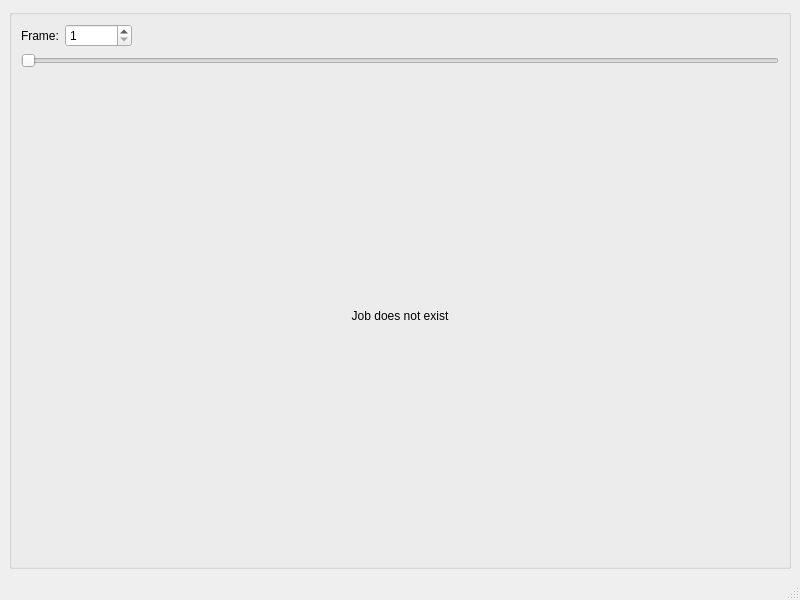
<?xml version="1.0" encoding="UTF-8"?>
<ui version="4.0">
 <class>MainWindow</class>
 <widget class="QMainWindow" name="MainWindow">
  <property name="geometry">
   <rect>
    <x>0</x>
    <y>0</y>
    <width>800</width>
    <height>600</height>
   </rect>
  </property>
  <property name="windowTitle">
   <string>MainWindow</string>
  </property>
  <widget class="QWidget" name="centralwidget">
   <layout class="QGridLayout" name="gridLayout">
    <item row="0" column="0">
     <widget class="QGroupBox" name="groupBox">
      <property name="enabled">
       <bool>true</bool>
      </property>
      <property name="sizePolicy">
       <sizepolicy hsizetype="Preferred" vsizetype="Preferred">
        <horstretch>0</horstretch>
        <verstretch>0</verstretch>
       </sizepolicy>
      </property>
      <property name="minimumSize">
       <size>
        <width>0</width>
        <height>0</height>
       </size>
      </property>
      <property name="layoutDirection">
       <enum>Qt::LeftToRight</enum>
      </property>
      <property name="title">
       <string/>
      </property>
      <layout class="QGridLayout" name="gridLayout_2" rowstretch="0,0,1">
       <item row="2" column="0">
        <widget class="QLabel" name="label_2">
         <property name="minimumSize">
          <size>
           <width>0</width>
           <height>0</height>
          </size>
         </property>
         <property name="text">
          <string>Job does not exist</string>
         </property>
         <property name="alignment">
          <set>Qt::AlignCenter</set>
         </property>
        </widget>
       </item>
       <item row="1" column="0">
        <widget class="QSlider" name="horizontalSlider">
         <property name="minimum">
          <number>1</number>
         </property>
         <property name="orientation">
          <enum>Qt::Horizontal</enum>
         </property>
        </widget>
       </item>
       <item row="0" column="0">
        <layout class="QHBoxLayout" name="horizontalLayout">
         <property name="sizeConstraint">
          <enum>QLayout::SetFixedSize</enum>
         </property>
         <item>
          <widget class="QLabel" name="label">
           <property name="text">
            <string>Frame:</string>
           </property>
          </widget>
         </item>
         <item>
          <widget class="QSpinBox" name="spinBox">
           <property name="minimum">
            <number>1</number>
           </property>
           <property name="maximum">
            <number>999999999</number>
           </property>
          </widget>
         </item>
         <item>
          <spacer name="horizontalSpacer">
           <property name="orientation">
            <enum>Qt::Horizontal</enum>
           </property>
           <property name="sizeHint" stdset="0">
            <size>
             <width>40</width>
             <height>20</height>
            </size>
           </property>
          </spacer>
         </item>
        </layout>
       </item>
      </layout>
     </widget>
    </item>
   </layout>
  </widget>
  <widget class="QMenuBar" name="menubar">
   <property name="geometry">
    <rect>
     <x>0</x>
     <y>0</y>
     <width>800</width>
     <height>22</height>
    </rect>
   </property>
  </widget>
  <widget class="QStatusBar" name="statusbar"/>
 </widget>
 <resources/>
 <connections/>
</ui>
